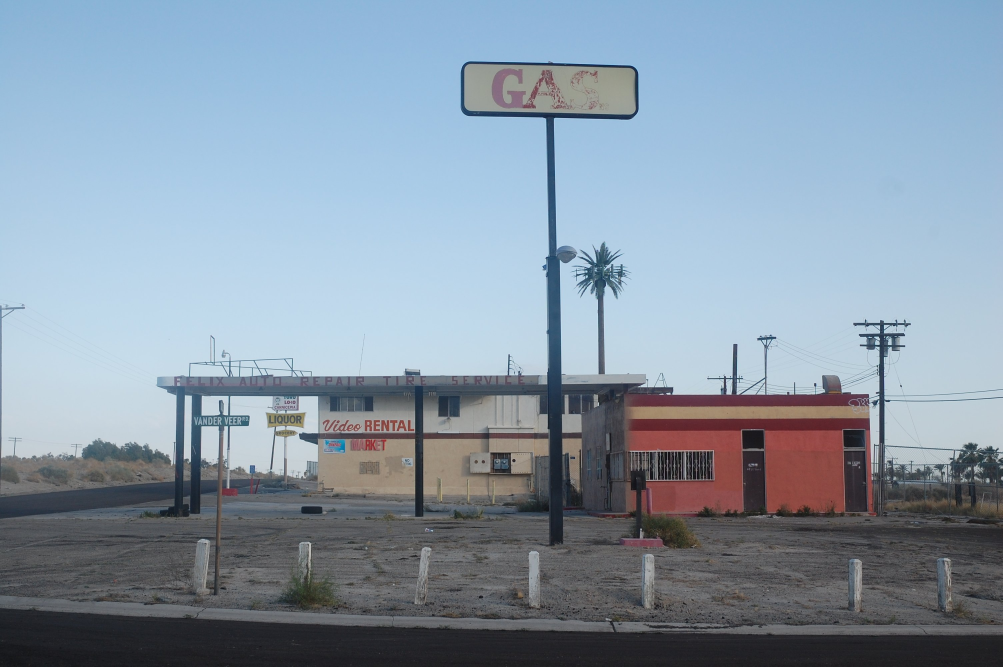
#> input picture DATA/felix_auto.jpeg, 3008 x 2000 px (shown at 1/3 size)
$ python pil_crop.py
#> lines starting #> are read from the running program, lines starting #| are printed output that depends on the picture
#!/usr/bin/env python
from PIL import Image

box = (1200, 100, 2000, 400)
im = Image.open('../DATA/felix_auto.jpeg')
#> im is the input picture: PIL image 3008x2000 RGB; mean R, G, B 135.5, 151.8, 167.2
region = im.crop(box)
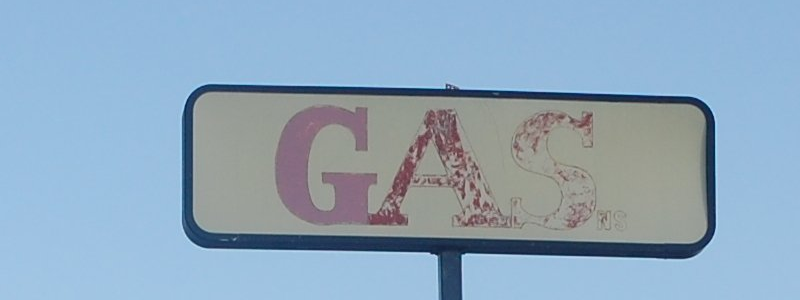
#> region: PIL image 800x300 RGB; mean R, G, B 143.1, 167.9, 189
region = region.transpose(Image.FLIP_LEFT_RIGHT)
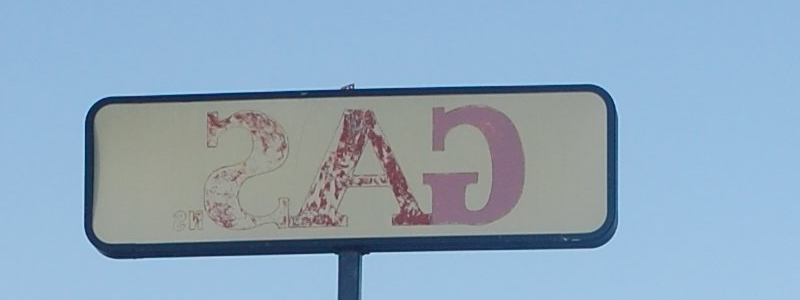
#> region: PIL image 800x300 RGB; mean R, G, B 143.1, 167.9, 189
im.paste(region,box)
im.save('felix_auto_cropped.jpg')

$ run again, with DATA/salad.jpeg copied over DATA/felix_auto.jpeg
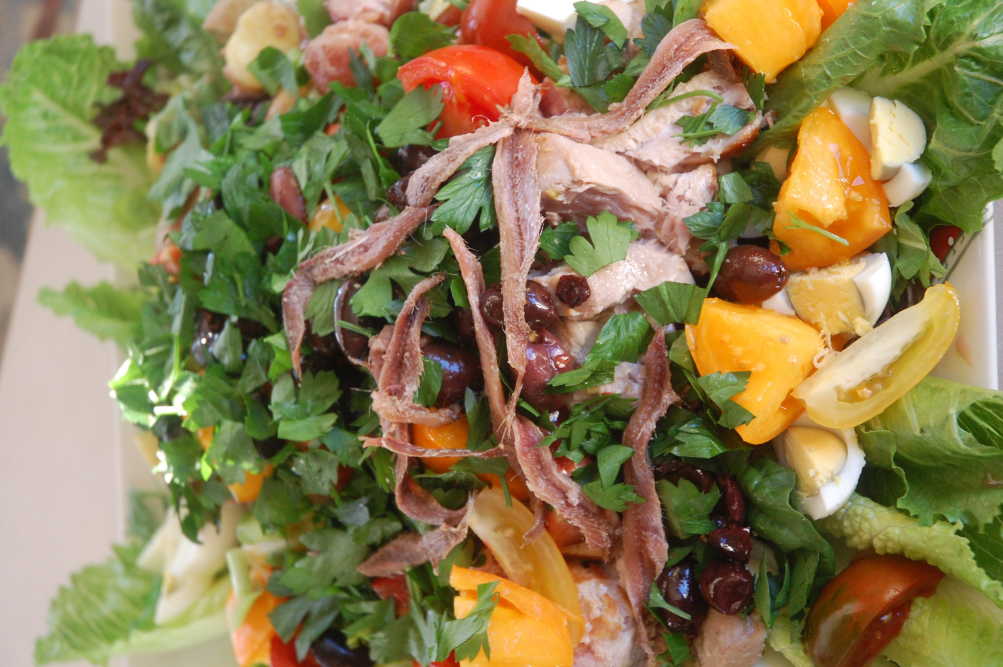
#> input picture DATA/salad.jpeg, 3008 x 2000 px (shown at 1/3 size)
#> im is the input picture: PIL image 3008x2000 RGB; mean R, G, B 139.1, 126.2, 82
#> `region = region.transpose(Image.FLIP_LEFT_RIGHT)`:
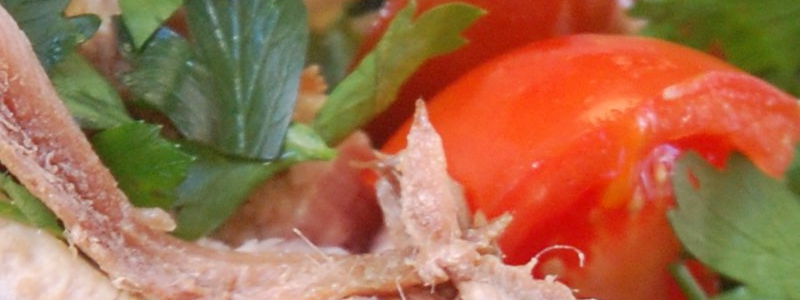
#> region: PIL image 800x300 RGB; mean R, G, B 163.8, 108.6, 74.3
#> `im.paste(region,box)`:
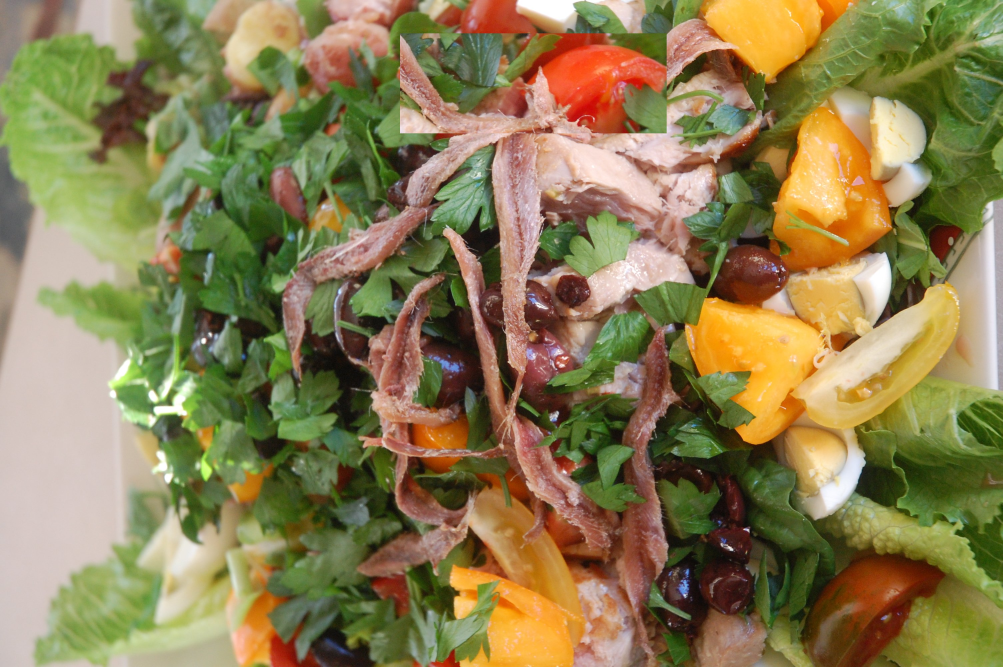
#> im: PIL image 3008x2000 RGB (shown at 1/3 size); mean R, G, B 139.1, 126.2, 82
